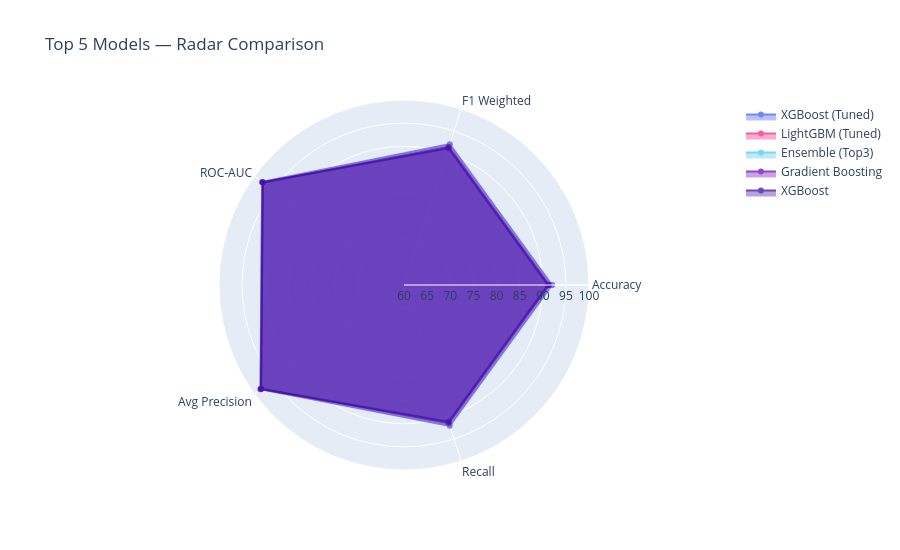

This figure's notebook cell:
### Code cell
# ── Fig 19 · Final results radar chart ──────────────────────
final_df = pd.DataFrame(RESULTS).T
metrics_radar = ['Accuracy','F1 Weighted','ROC-AUC','Avg Precision','Recall']

top5 = final_df.sort_values('F1 Weighted', ascending=False).head(5)

fig = go.Figure()
for i, (idx, row) in enumerate(top5.iterrows()):
    vals = [row[m] for m in metrics_radar]
    vals += vals[:1]  # close polygon
    cats  = metrics_radar + metrics_radar[:1]
    fig.add_trace(go.Scatterpolar(
        r=vals, theta=cats, fill='toself',
        name=idx, line_color=CLR['palette'][i], opacity=.75
    ))

fig.update_layout(
    polar=dict(radialaxis=dict(visible=True, range=[60,100])),
    title='Top 5 Models — Radar Comparison',
    showlegend=True, height=550
)
fig.write_image('fig19_radar_comparison.png', width=700, height=550, scale=2)
fig.show()

### Figure 1 — Plotly figure (JSON) as saved in the notebook; plotly's stock layout.template omitted (floating-point values rounded to 4 significant figures)
{"data": [{"fill": "toself", "line": {"color": "#4361EE"}, "name": "XGBoost (Tuned)", "opacity": 0.75, "r": [92.01, 92.01, 97.92, 98.36, 92.01, 92.01], "theta": ["Accuracy", "F1 Weighted", "ROC-AUC", "Avg Precision", "Recall", "Accuracy"], "type": "scatterpolar"}, {"fill": "toself", "line": {"color": "#F72585"}, "name": "LightGBM (Tuned)", "opacity": 0.75, "r": [91.61, 91.61, 97.87, 98.31, 91.61, 91.61], "theta": ["Accuracy", "F1 Weighted", "ROC-AUC", "Avg Precision", "Recall", "Accuracy"], "type": "scatterpolar"}, {"fill": "toself", "line": {"color": "#4CC9F0"}, "name": "Ensemble (Top3)", "opacity": 0.75, "r": [91.52, 91.52, 97.89, 98.33, 91.52, 91.52], "theta": ["Accuracy", "F1 Weighted", "ROC-AUC", "Avg Precision", "Recall", "Accuracy"], "type": "scatterpolar"}, {"fill": "toself", "line": {"color": "#7209B7"}, "name": "Gradient Boosting", "opacity": 0.75, "r": [91.41, 91.41, 97.78, 98.24, 91.41, 91.41], "theta": ["Accuracy", "F1 Weighted", "ROC-AUC", "Avg Precision", "Recall", "Accuracy"], "type": "scatterpolar"}, {"fill": "toself", "line": {"color": "#3A0CA3"}, "name": "XGBoost", "opacity": 0.75, "r": [91.09, 91.09, 97.73, 98.19, 91.09, 91.09], "theta": ["Accuracy", "F1 Weighted", "ROC-AUC", "Avg Precision", "Recall", "Accuracy"], "type": "scatterpolar"}], "layout": {"height": 550, "polar": {"radialaxis": {"range": [60, 100], "visible": true}}, "showlegend": true, "title": {"text": "Top 5 Models — Radar Comparison"}}}
